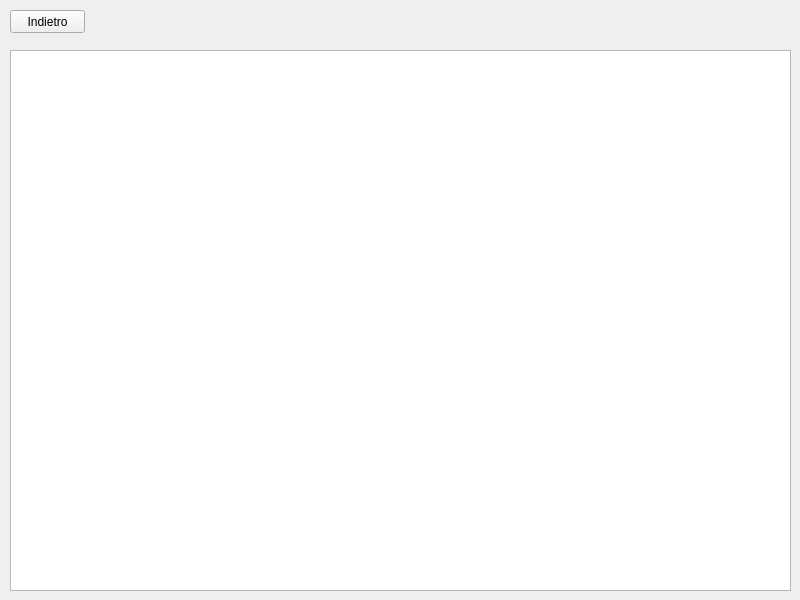
<?xml version="1.0" encoding="UTF-8"?>
<ui version="4.0">
 <class>LoginWindow</class>
 <widget class="QMainWindow" name="LoginWindow">
  <property name="geometry">
   <rect>
    <x>0</x>
    <y>0</y>
    <width>800</width>
    <height>600</height>
   </rect>
  </property>
  <property name="windowTitle">
   <string>MainWindow</string>
  </property>
  <widget class="QWidget" name="loginWidget">
   <widget class="QPushButton" name="indietro">
    <property name="geometry">
     <rect>
      <x>10</x>
      <y>10</y>
      <width>75</width>
      <height>23</height>
     </rect>
    </property>
    <property name="text">
     <string>Indietro</string>
    </property>
   </widget>
   <widget class="QListView" name="listView">
    <property name="geometry">
     <rect>
      <x>10</x>
      <y>50</y>
      <width>781</width>
      <height>541</height>
     </rect>
    </property>
   </widget>
  </widget>
 </widget>
 <resources/>
 <connections/>
</ui>
